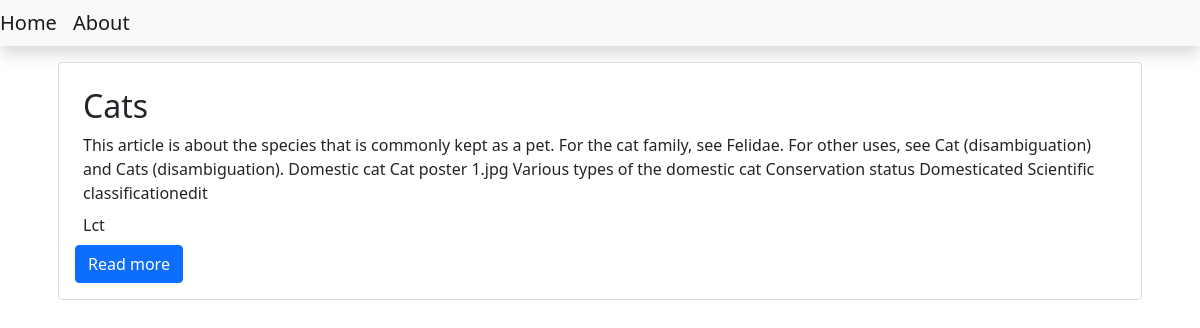
The page / on the database its author committed.
### blog/models.py (models this page shows, shortened)
class Post(models.Model):
    title=models.CharField(max_length=200)
    content=models.TextField()
    date_created=models.DateField(auto_now_add=True)
    slug = models.SlugField(max_length=200,unique=True)#.com/dog/....
    author=models.ForeignKey(to=User,on_delete=models.CASCADE)#get data from other table # delete the post will be delated
    status=models.IntegerField(choices=STATUS,default=0)# publish or delete

### blog/views.py (the view)
# urls.py: path('',views.PostList.as_view(),name="home")
class PostList(generic.ListView):
        queryset=Post.objects.filter(status=1).order_by('-date_created')
        template_name='index.html'

### templates/index.html
{% extends 'base.html'%}
{% block content %}
        <div class="container">
        {% for post in post_list %}
        <div class="card m-3">
            <div class="card-body">
                <h2 class="card-title m-2">
                    {{post.title}}
                </h2>
                <div class="card-text m-2 ">
                    {{post.content| slice:"300"}}
                </div>
                <p class="card-text m-2"> {{post.author | title}} </p>
           <a class="btn btn-primary" href="{% url 'blog_view' post.slug %}">Read more</a>
           </div>
        {% endfor %}
            </div>
        </div>
{% endblock content %}

### templates/base.html (shortened to what this page needs)
<!DOCTYPE html>
<html>
    <head>
        <link href="https://cdn.jsdelivr.net/npm/bootstrap@5.1.1/dist/css/bootstrap.min.css" rel="stylesheet">
    </head>
    <body>
            <nav class="navbar navbar-expand-lg navbar-light bg-light shadow mb-3" id="mainNav">
                <div class="collapse navbar-collapse id=navbarResponsive">
                    <ul class="navbar-nav ml-auto">
                        <li class="nav-item">
                            <a class="navbar-brand" href="{% url 'home' %}">Home</a>
                        </li>
                        <li class="nav-item">
                            <a class="navbar-brand " href="{% url 'about_view'  %}">About</a>
                        </li>
                    </ul>
                </div>
            </nav>
{% block content %}
{% endblock content %}
</body>
</html>

### rows shown on the page
Post: title "Cats", content "This article is about the species that is commonly kept as a pet. For the cat family, see Felidae. For other uses, see Cat (disambiguation) and Cats (disambiguation). Domestic cat Cat poster 1.jpg Various types of the domestic cat Conservation status Domesticated Scientific classificationedit", author "Lct"
